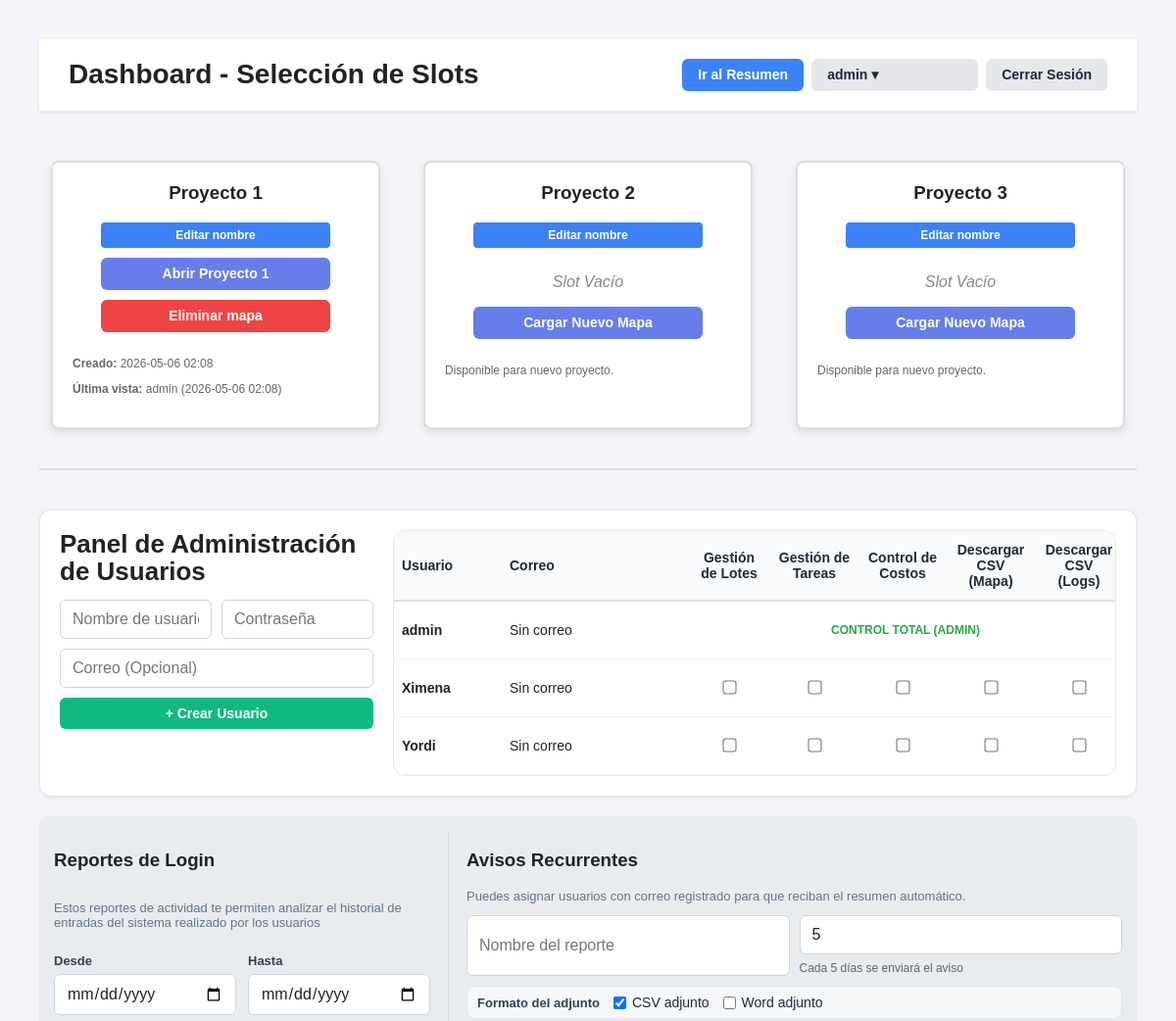
The page /dashboard (signed in, upper part) on the database as committed earlier.
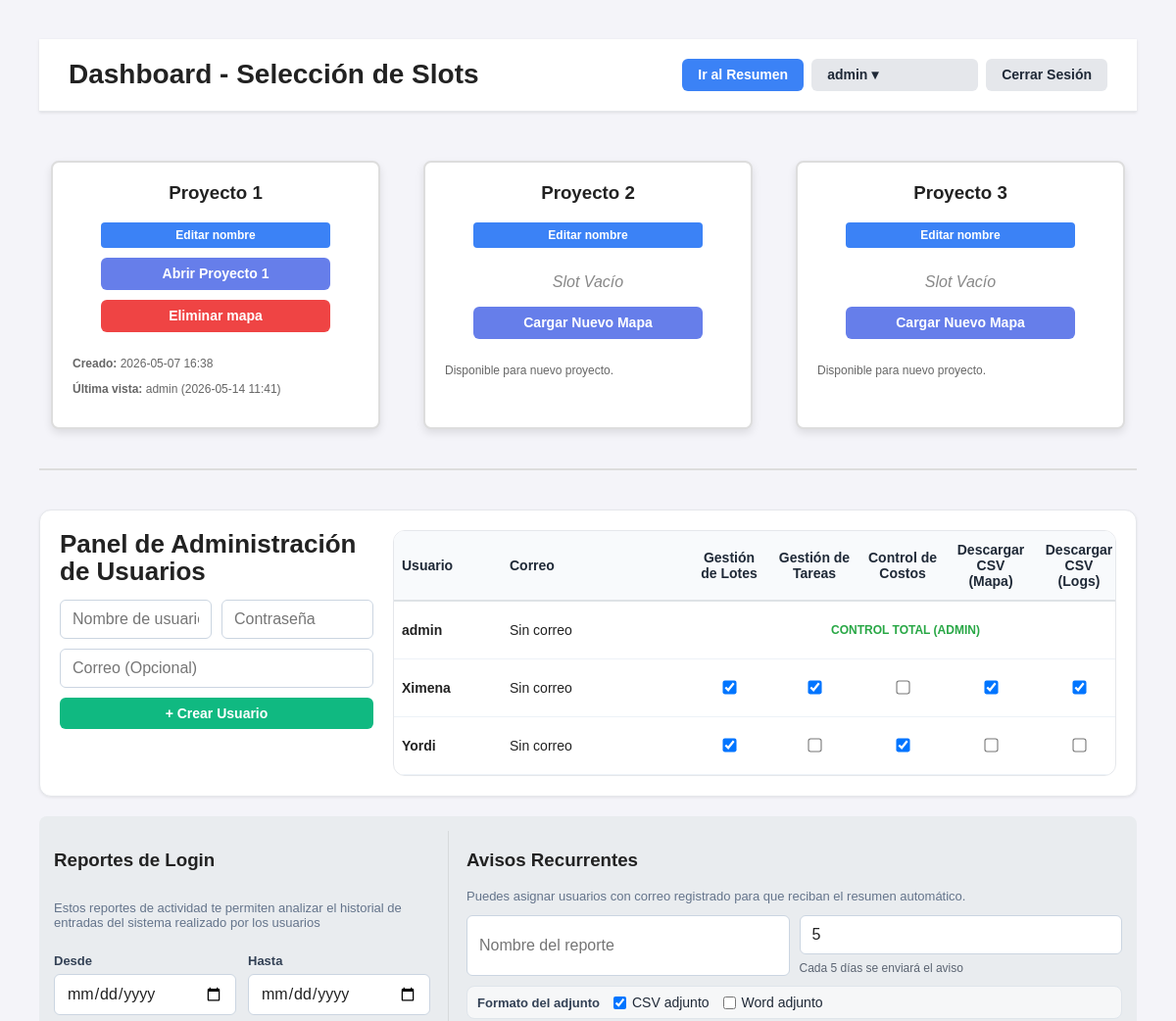
The same page on the database as committed later.
### tables this page shows
CREATE TABLE slots
                         (id INTEGER PRIMARY KEY, nombre_real TEXT, slug TEXT, kml_data TEXT, 
                          creado_en TEXT, visto_por TEXT, visto_en TEXT);

CREATE TABLE usuarios
                         (id INTEGER PRIMARY KEY, username TEXT UNIQUE, password_hash TEXT,
                          rol TEXT, puede_agregar INTEGER, ultima_conexion TEXT, puede_editar INTEGER DEFAULT 0, puede_agregar_tareas INTEGER DEFAULT 0, puede_marcar_tareas INTEGER DEFAULT 0, puede_ver_costos INTEGER DEFAULT 0, puede_descargar_mapa INTEGER DEFAULT 0, puede_descargar_logs INTEGER DEFAULT 0);

### rutas/dashboard.py (the view)
@dashboard_bp.route('/dashboard')
def index():
    if not session.get('logeado'):
        return redirect(url_for('login.index'))
    slots = db.obtener_todos_los_slots()
    usuarios = db.obtener_todos_los_usuarios() if session.get('rol') == 'admin' else []
    reportes_programados = []
    if session.get('rol') == 'admin':
        for reporte in db.obtener_reportes_programados():
            destinatarios_raw = reporte[3] or ''
            formato_raw = reporte[4] or ''
            try:
                destinatarios = json.loads(destinatarios_raw) if destinatarios_raw else []
            except Exception:
                destinatarios = [x.strip() for x in str(destinatarios_raw).replace(';', ',').split(',') if x.strip()]
            try:
                formatos = json.loads(formato_raw) if formato_raw and str(formato_raw).strip().startswith('[') else []
            except Exception:
                formatos = [x.strip().lower() for x in str(formato_raw).replace(';', ',').split(',') if x.strip()]
            if not isinstance(formatos, list):
                formatos = [str(formatos).strip().lower()] if str(formatos).strip() else []
            formatos = [x for x in formatos if x]
            reportes_programados.append({
                'id': reporte[0],
                'nombre': reporte[1],
                'frecuencia_dias': reporte[2],
                'destinatarios': destinatarios,
                'formato': formatos,
                'formato_texto': ' + '.join(f.upper() for f in formatos) if formatos else 'CSV',
                'activo': bool(reporte[5]),
                'creado_por': reporte[6],
                'creado_en': reporte[7],
                'ultimo_envio': reporte[8],
                'proximo_envio': reporte[9],
            })
    kml_saved = request.args.get('kml_saved')
    return render_template('dashboard.html', slots=slots, usuarios=usuarios, reportes_programados=reportes_programados, rol_actual=session.get('rol'), kml_saved=kml_saved)

### database.py (called while the page is built)
    def _get_connection(self):
        conn = sqlite3.connect(self.db_path)
        conn.row_factory = sqlite3.Row
        return conn

    def obtener_todos_los_usuarios(self):
        with self._get_connection() as conn:
            c = conn.cursor()
            c.execute('SELECT id, username, rol, puede_agregar, ultima_conexion, puede_editar, puede_agregar_tareas, puede_marcar_tareas, puede_ver_costos, puede_descargar_mapa, puede_descargar_logs, correo FROM usuarios')
            return c.fetchall()

    def obtener_todos_los_slots(self):
        with self._get_connection() as conn:
            c = conn.cursor()
            c.execute('SELECT id, nombre_real, slug, kml_data, creado_en, visto_por, visto_en FROM slots')
            return c.fetchall()

    def obtener_reportes_programados(self, activo=None):
        with self._get_connection() as conn:
            c = conn.cursor()
            query = 'SELECT id, nombre, frecuencia_dias, destinatarios_json, formato, activo, creado_por, creado_en, ultimo_envio, proximo_envio FROM reportes_programados'
            params = []
            if activo is not None:
                query += ' WHERE activo = ?'
                params.append(1 if activo else 0)
            query += ' ORDER BY proximo_envio ASC, id DESC'
            c.execute(query, tuple(params))
            return c.fetchall()

### templates/dashboard.html (shortened to what this page needs)
<!doctype html>
<html lang="es">
<head>
    <link rel="stylesheet" href="{{ url_for('static', filename='css/common.css') }}">
    <link rel="stylesheet" href="{{ url_for('static', filename='css/dashboard.css') }}">
    <link rel="stylesheet" href="{{ url_for('static', filename='css/dashboard_main.css') }}">
</head>
<body data-kml-saved="{{ kml_saved or '' }}">
    <div class="dashboard-header">
        <h1>Dashboard - Selección de Slots</h1>
        <div class="header-actions">
            <a href="#resumen-graficos" class="btn btn-info btn-auto quick-link-btn">Ir al Resumen</a>
            {% if rol_actual == 'admin' %}
            <div class="dropdown admin-dropdown-wrap">
                <a class="btn btn-secondary btn-auto user-menu-btn" href="#" id="adminMenu">{{ session.get('username', 'Admin') }} ▾</a>
            </div>
            {% endif %}
            <a href="/logout" class="btn btn-secondary btn-auto logout-btn">Cerrar Sesión</a>
        </div>
    </div>
    <div class="slots-container">
        {% for slot in slots %}
        <div class="slot">
            <h3>{{ slot[1] }}</h3>
            {% if rol_actual == 'admin' %}
            <button type="button" class="btn btn-info btn-small" data-slot-id="{{ slot[0] }}" data-slot-name="{{ slot[1] }}" onclick="abrirModalNombreSlot(this)">Editar nombre</button>
            {% endif %}
            {% if slot[3] %}
            <a href="/adhesa/{{ slot[2] }}" class="btn">Abrir {{ slot[1] }}</a>
            <button onclick="abrirModal('{{ slot[0] }}')" class="btn btn-delete">Eliminar mapa</button>
            <div class="metadata">
                <p><strong>Creado:</strong> {{ slot[4] }}</p>
                <p><strong>Última vista:</strong> {{ slot[5] }} ({{ slot[6] }})</p>
            </div>
            {% else %}
            <p class="slot-empty">Slot Vacío</p>
            <form action="/cargar_kml/{{ slot[0] }}" method="POST" enctype="multipart/form-data">
                <label for="upload-{{ slot[0] }}" class="btn btn-empty">Cargar Nuevo Mapa</label>
            </form>
            <div class="metadata">
                <p>Disponible para nuevo proyecto.</p>
            </div>
            {% endif %}
        </div>
        {% endfor %}
    </div>
    {% if rol_actual == 'admin' %}
    <hr class="section-divider" />
    <div class="panel-card admin-users-panel">
        <div class="admin-users-form">
            <h2>Panel de Administración de Usuarios</h2>
            <form action="/admin/crear_usuario" method="POST" class="inline-form">
                <input type="text" name="nuevo_usuario" placeholder="Nombre de usuario" required class="field-input field-input-compact" />
                <input type="password" name="nueva_password" placeholder="Contraseña" required class="field-input field-input-compact" />
                <input type="email" name="nuevo_correo" placeholder="Correo (Opcional)" class="field-input field-input-wide" />
                <button type="submit" class="btn btn-success btn-auto admin-create-btn">+ Crear Usuario</button>
            </form>
        </div>
        <div class="admin-users-table-wrap">
        <table class="admin-table admin-users-table">
            <thead>
                <tr>
                    <th>Usuario</th>
                    <th>Correo</th>
                    <th class="text-center">Gestión de Lotes</th>
                    <th class="text-center">Gestión de Tareas</th>
                    <th class="text-center">Control de Costos</th>
                    <th class="text-center">Descargar CSV (Mapa)</th>
                    <th class="text-center">Descargar CSV (Logs)</th>
                </tr>
            </thead>
            <tbody>
                {% for u in usuarios %}
                <tr>
                    <td class="admin-user">{{ u[1] }}</td>
                    <td class="admin-email">{{ u[11] or 'Sin correo' }}</td>
                    {% if u[2] != 'admin' %}
                    <td class="permission-cell">
                        <input type="checkbox" {{ 'checked' if u[3]==1 }}
                            onclick="document.getElementById('toggle-lotes-{{ u[0] }}').submit()"
                            class="permission-toggle">
                    </td>
                    <td class="permission-cell">
                        <input type="checkbox" {{ 'checked' if u[6]==1 }}
                            onclick="document.getElementById('toggle-tareas-{{ u[0] }}').submit()"
                            class="permission-toggle">
                    </td>
                    <td class="permission-cell">
                        <input type="checkbox" {{ 'checked' if u[8]==1 }}
                            onclick="document.getElementById('toggle-costos-{{ u[0] }}').submit()"
                            class="permission-toggle">
                    </td>
                    <td class="permission-cell">
                        <input type="checkbox" {{ 'checked' if u[9]==1 }}
                            onclick="document.getElementById('toggle-descargas-mapa-{{ u[0] }}').submit()"
                            class="permission-toggle">
                    </td>
                    <td class="permission-cell">
                        <input type="checkbox" {{ 'checked' if u[10]==1 }}
                            onclick="document.getElementById('toggle-descargas-logs-{{ u[0] }}').submit()"
                            class="permission-toggle">
                    </td>
                    {% else %}
                    <td colspan="5" class="admin-total">CONTROL TOTAL (ADMIN)</td>
                    {% endif %}
                </tr>
                {% endfor %}
            </tbody>
        </table>
        </div>
    </div>
    {% endif %}
    {% if rol_actual == 'admin' %}
    <div class="report-panel">
        <div class="report-summary-panel">
            <h3>Reportes de Login</h3>
            <p class="panel-help">Estos reportes de actividad te permiten analizar el historial de entradas del sistema realizado por los usuarios</p>
            <form action="/admin/reporte/logins" method="POST" class="report-range-form">
                <div class="report-range-fields">
                    <label class="report-range-field">
                        <span class="field-label">Desde</span>
                        <input type="date" name="fecha_inicio" class="field-input" required>
                    </label>
                    <label class="report-range-field">
                        <span class="field-label">Hasta</span>
                        <input type="date" name="fecha_fin" class="field-input" required>
                    </label>
                </div>
            </form>
        </div>
        <div class="report-schedule-panel">
            <h3>Avisos Recurrentes</h3>
            <p class="panel-help">Puedes asignar usuarios con correo registrado para que reciban el resumen automático.</p>
            <form action="/admin/programar_reporte_actividad" method="POST" class="report-schedule-form">
                <input type="text" name="nombre" placeholder="Nombre del reporte" class="field-input">
                <div class="report-frequency-field">
                    <input type="number" name="frecuencia_dias" min="1" step="1" value="5" placeholder="Cada X días" class="field-input" data-frequency-days>
                    <p class="report-frequency-legend" data-frequency-legend>Cada 5 días se enviará el aviso</p>
                </div>
                <div class="report-format-options">
                    <span class="field-label">Formato del adjunto</span>
                    <label class="checkbox-option">
                        <input type="checkbox" name="formatos" value="csv" checked>
                        <span>CSV adjunto</span>
                    </label>
                    <label class="checkbox-option">
                        <input type="checkbox" name="formatos" value="word">
                        <span>Word adjunto</span>
                    </label>
                </div>
            </form>
        </div>
    </div>
    {% endif %}
</body>
</html>

### static/css/common.css (style rules this page uses)
:root { --color-primary: #667eea; --color-primary-dark: #5568d3; --color-secondary: #e5e7eb; --color-secondary-dark: #d1d5db; --color-success: #10b981; --color-success-dark: #059669; --color-info: #3b82f6; --color-warning: #f59e0b; --color-danger: #ef4444; --color-text: #1f2937; --color-muted: #6b7280; --color-surface: #ffffff; --color-border: #e5e7eb; }
* { box-sizing: border-box; }
body { margin: 0; font-family: 'Segoe UI', Tahoma, Geneva, Verdana, sans-serif; color: var(--color-text); background: #f9fafb; }
a { color: inherit; }
.panel-card, .card, .modal-card, .chart-card, .kpi-card, .activities-section, .cronograma-section, .lote-sidebar, .tasks-panel, .ficha-panel, .calendar-panel { background: var(--color-surface); border: 1px solid var(--color-border); border-radius: 12px; box-shadow: 0 1px 3px rgba(0, 0, 0, 0.08); }
.btn { padding: 8px 16px; border: none; border-radius: 6px; font-size: 14px; font-weight: 600; cursor: pointer; display: inline-flex; align-items: center; justify-content: center; gap: 6px; transition: background-color 0.2s, color 0.2s, border-color 0.2s, transform 0.2s; text-decoration: none; line-height: 1.2; background: var(--color-primary); color: white; }
.btn-secondary { background: var(--color-secondary); color: var(--color-text); }
.btn-success { background: var(--color-success); color: white; }
.btn-info { background: var(--color-info); color: white; }
.btn-danger, .btn-delete { background: var(--color-danger); color: white; }
.btn-auto { width: auto; margin: 0; }
.btn-small { width: auto; margin: 0; padding: 5px 10px; font-size: 12px; }
.field-input, .modal-input, input[type="text"], input[type="password"], input[type="email"], input[type="date"], input[type="number"], select, textarea { width: 100%; border: 1px solid #cbd5e1; border-radius: 6px; padding: 10px 12px; font: inherit; background: white; color: inherit; }

### static/css/dashboard_main.css (style rules this page uses)
.dashboard-header h1 { margin: 0; font-size: 28px; font-weight: 600; }
.header-actions { display: flex; gap: 10px; align-items: center; }
.admin-dropdown-wrap { position: relative; }
.btn-small { padding: 6px 12px; font-size: 12px; border-radius: 4px; border: none; cursor: pointer; transition: all 0.2s; }

Rows that differ between the two databases and show on the page:
changed slots "Proyecto 1": creado_en "2026-05-06 02:08" → "2026-05-07 16:38"; visto_en "2026-05-06 02:08" → "2026-05-14 11:41"
changed usuarios "Ximena": value "☐" → "☑"
changed usuarios "Yordi": value "☐" → "☑"
